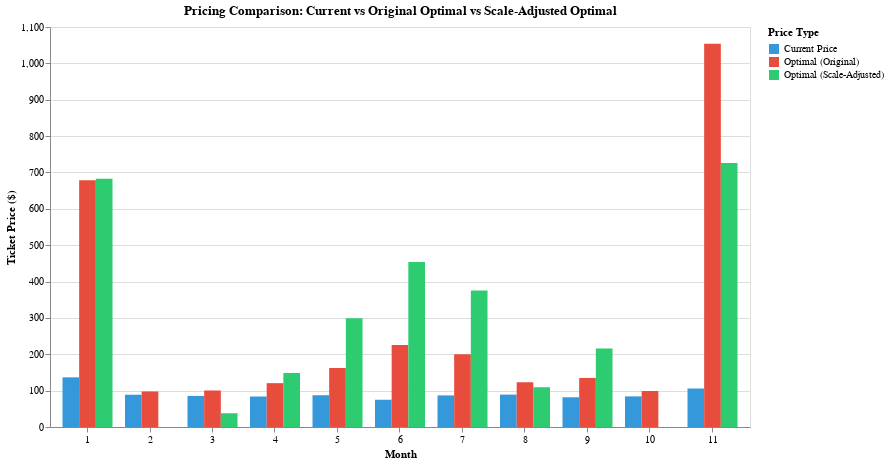

The notebook cell saved with this chart:
### Code cell
# Step 4: Visualization - Comparison of all three prices
alt.data_transformers.disable_max_rows()

# Add month labels
month_names = {1: 'Jan', 2: 'Feb', 3: 'Mar', 4: 'Apr', 5: 'May', 6: 'Jun', 
               7: 'Jul', 8: 'Aug', 9: 'Sep', 10: 'Oct', 11: 'Nov', 12: 'Dec'}
analysis_data_valid["Month_Label"] = analysis_data_valid["Month"].map(month_names)

# Reshape data for grouped bar chart
pricing_comparison = pd.melt(
    analysis_data_valid,
    id_vars=['Month', 'Month_Label'],
    value_vars=['Average_Ticket_Price', 'Optimal_Price_Original', 'Optimal_Price_Scale_Adjusted'],
    var_name='Price_Type',
    value_name='Price'
)

# Rename for better labels
pricing_comparison['Price_Type'] = pricing_comparison['Price_Type'].replace({
    'Average_Ticket_Price': 'Current Price',
    'Optimal_Price_Original': 'Optimal (Original)',
    'Optimal_Price_Scale_Adjusted': 'Optimal (Scale-Adjusted)'
})

# Create grouped bar chart
bars = alt.Chart(pricing_comparison).mark_bar().encode(
    x=alt.X('Month:O', title='Month', axis=alt.Axis(labelAngle=0)),
    y=alt.Y('Price:Q', title='Ticket Price ($)'),
    color=alt.Color('Price_Type:N', 
                    title='Price Type',
                    scale=alt.Scale(domain=['Current Price', 'Optimal (Original)', 'Optimal (Scale-Adjusted)'],
                                   range=['#3498db', '#e74c3c', '#2ecc71'])),
    xOffset='Price_Type:N',
    tooltip=[
        alt.Tooltip('Month_Label:N', title='Month'),
        alt.Tooltip('Price_Type:N', title='Type'),
        alt.Tooltip('Price:Q', title='Price', format='$,.2f')
    ]
).properties(
    title='Pricing Comparison: Current vs Original Optimal vs Scale-Adjusted Optimal',
    width=700,
    height=400
)

bars

### Figure 1 — Vega-Lite specification as saved in the notebook (floating-point values rounded to 4 significant figures)
{"config": {"view": {"continuousWidth": 300, "continuousHeight": 300}}, "data": {"name": "data-50564083e96bc6b1dd28a1b07ed13978"}, "mark": {"type": "bar"}, "encoding": {"color": {"field": "Price_Type", "scale": {"domain": ["Current Price", "Optimal (Original)", "Optimal (Scale-Adjusted)"], "range": ["#3498db", "#e74c3c", "#2ecc71"]}, "title": "Price Type", "type": "nominal"}, "tooltip": [{"field": "Month_Label", "title": "Month", "type": "nominal"}, {"field": "Price_Type", "title": "Type", "type": "nominal"}, {"field": "Price", "format": "$,.2f", "title": "Price", "type": "quantitative"}], "x": {"axis": {"labelAngle": 0}, "field": "Month", "title": "Month", "type": "ordinal"}, "xOffset": {"field": "Price_Type", "type": "nominal"}, "y": {"field": "Price", "title": "Ticket Price ($)", "type": "quantitative"}}, "height": 400, "title": "Pricing Comparison: Current vs Original Optimal vs Scale-Adjusted Optimal", "width": 700, "$schema": "https://vega.github.io/schema/vega-lite/v5.20.1.json", "datasets": {"data-50564083e96bc6b1dd28a1b07ed13978": [{"Month": 1, "Month_Label": "Jan", "Price_Type": "Current Price", "Price": 136.6}, {"Month": 2, "Month_Label": "Feb", "Price_Type": "Current Price", "Price": 88.74}, {"Month": 3, "Month_Label": "Mar", "Price_Type": "Current Price", "Price": 85.46}, {"Month": 4, "Month_Label": "Apr", "Price_Type": "Current Price", "Price": 83.81}, {"Month": 5, "Month_Label": "May", "Price_Type": "Current Price", "Price": 87.36}, {"Month": 6, "Month_Label": "Jun", "Price_Type": "Current Price", "Price": 74.91}, {"Month": 7, "Month_Label": "Jul", "Price_Type": "Current Price", "Price": 86.91}, {"Month": 8, "Month_Label": "Aug", "Price_Type": "Current Price", "Price": 89.06}, {"Month": 9, "Month_Label": "Sep", "Price_Type": "Current Price", "Price": 81.74}, {"Month": 10, "Month_Label": "Oct", "Price_Type": "Current Price", "Price": 84.2}, {"Month": 11, "Month_Label": "Nov", "Price_Type": "Current Price", "Price": 105.9}, {"Month": 1, "Month_Label": "Jan", "Price_Type": "Optimal (Original)", "Price": 678.6}, {"Month": 2, "Month_Label": "Feb", "Price_Type": "Optimal (Original)", "Price": 97.74}, {"Month": 3, "Month_Label": "Mar", "Price_Type": "Optimal (Original)", "Price": 100.4}, {"Month": 4, "Month_Label": "Apr", "Price_Type": "Optimal (Original)", "Price": 120.5}, {"Month": 5, "Month_Label": "May", "Price_Type": "Optimal (Original)", "Price": 162.2}, {"Month": 6, "Month_Label": "Jun", "Price_Type": "Optimal (Original)", "Price": 225.6}, {"Month": 7, "Month_Label": "Jul", "Price_Type": "Optimal (Original)", "Price": 199.7}, {"Month": 8, "Month_Label": "Aug", "Price_Type": "Optimal (Original)", "Price": 123.0}, {"Month": 9, "Month_Label": "Sep", "Price_Type": "Optimal (Original)", "Price": 134.9}, {"Month": 10, "Month_Label": "Oct", "Price_Type": "Optimal (Original)", "Price": 99.08}, {"Month": 11, "Month_Label": "Nov", "Price_Type": "Optimal (Original)", "Price": 1054.0}, {"Month": 1, "Month_Label": "Jan", "Price_Type": "Optimal (Scale-Adjusted)", "Price": 682.7}, {"Month": 2, "Month_Label": "Feb", "Price_Type": "Optimal (Scale-Adjusted)", "Price": 0.0}, {"Month": 3, "Month_Label": "Mar", "Price_Type": "Optimal (Scale-Adjusted)", "Price": 37.79}, {"Month": 4, "Month_Label": "Apr", "Price_Type": "Optimal (Scale-Adjusted)", "Price": 148.4}, {"Month": 5, "Month_Label": "May", "Price_Type": "Optimal (Scale-Adjusted)", "Price": 299.3}, {"Month": 6, "Month_Label": "Jun", "Price_Type": "Optimal (Scale-Adjusted)", "Price": 453.7}, {"Month": 7, "Month_Label": "Jul", "Price_Type": "Optimal (Scale-Adjusted)", "Price": 375.5}, {"Month": 8, "Month_Label": "Aug", "Price_Type": "Optimal (Scale-Adjusted)", "Price": 109.3}, {"Month": 9, "Month_Label": "Sep", "Price_Type": "Optimal (Scale-Adjusted)", "Price": 215.9}, {"Month": 10, "Month_Label": "Oct", "Price_Type": "Optimal (Scale-Adjusted)", "Price": 0.0}, {"Month": 11, "Month_Label": "Nov", "Price_Type": "Optimal (Scale-Adjusted)", "Price": 726.1}]}}
